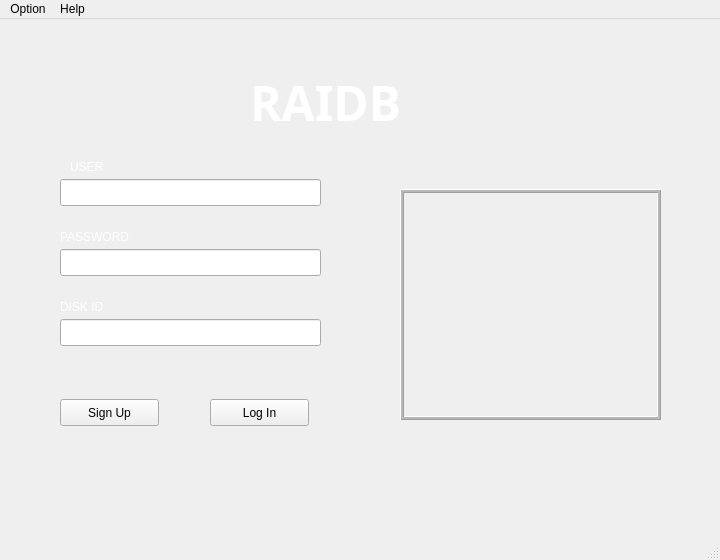
<?xml version="1.0" encoding="UTF-8"?>
<ui version="4.0">
 <class>ClientMain</class>
 <widget class="QMainWindow" name="ClientMain">
  <property name="geometry">
   <rect>
    <x>0</x>
    <y>0</y>
    <width>720</width>
    <height>560</height>
   </rect>
  </property>
  <property name="windowTitle">
   <string>ClientMain</string>
  </property>
  <widget class="QWidget" name="centralWidget">
   <widget class="QLabel" name="titleLabel">
    <property name="geometry">
     <rect>
      <x>250</x>
      <y>50</y>
      <width>201</width>
      <height>61</height>
     </rect>
    </property>
    <property name="font">
     <font>
      <family>Purisa</family>
      <pointsize>36</pointsize>
      <weight>75</weight>
      <bold>true</bold>
     </font>
    </property>
    <property name="text">
     <string>&lt;html&gt;&lt;head/&gt;&lt;body&gt;&lt;p&gt;&lt;span style=&quot; color:#ffffff;&quot;&gt;RAIDB&lt;/span&gt;&lt;/p&gt;&lt;/body&gt;&lt;/html&gt;</string>
    </property>
   </widget>
   <widget class="QLineEdit" name="userLineEdit">
    <property name="geometry">
     <rect>
      <x>60</x>
      <y>160</y>
      <width>261</width>
      <height>27</height>
     </rect>
    </property>
   </widget>
   <widget class="QLineEdit" name="passwordlineEdit">
    <property name="geometry">
     <rect>
      <x>60</x>
      <y>230</y>
      <width>261</width>
      <height>27</height>
     </rect>
    </property>
    <property name="echoMode">
     <enum>QLineEdit::Password</enum>
    </property>
   </widget>
   <widget class="QLineEdit" name="diskIdLineEdit">
    <property name="geometry">
     <rect>
      <x>60</x>
      <y>300</y>
      <width>261</width>
      <height>27</height>
     </rect>
    </property>
   </widget>
   <widget class="QLabel" name="userLabel">
    <property name="geometry">
     <rect>
      <x>70</x>
      <y>140</y>
      <width>67</width>
      <height>17</height>
     </rect>
    </property>
    <property name="text">
     <string>&lt;html&gt;&lt;head/&gt;&lt;body&gt;&lt;p&gt;&lt;span style=&quot; color:#ffffff;&quot;&gt;USER&lt;/span&gt;&lt;/p&gt;&lt;/body&gt;&lt;/html&gt;</string>
    </property>
   </widget>
   <widget class="QLabel" name="passwordLabel">
    <property name="geometry">
     <rect>
      <x>60</x>
      <y>210</y>
      <width>91</width>
      <height>17</height>
     </rect>
    </property>
    <property name="text">
     <string>&lt;html&gt;&lt;head/&gt;&lt;body&gt;&lt;p&gt;&lt;span style=&quot; color:#ffffff;&quot;&gt;PASSWORD&lt;/span&gt;&lt;/p&gt;&lt;/body&gt;&lt;/html&gt;</string>
    </property>
   </widget>
   <widget class="QLabel" name="diskIdLabel">
    <property name="geometry">
     <rect>
      <x>60</x>
      <y>280</y>
      <width>67</width>
      <height>17</height>
     </rect>
    </property>
    <property name="text">
     <string>&lt;html&gt;&lt;head/&gt;&lt;body&gt;&lt;p&gt;&lt;span style=&quot; color:#ffffff;&quot;&gt;DISK ID&lt;/span&gt;&lt;/p&gt;&lt;/body&gt;&lt;/html&gt;</string>
    </property>
   </widget>
   <widget class="QPushButton" name="signInButton">
    <property name="geometry">
     <rect>
      <x>60</x>
      <y>380</y>
      <width>99</width>
      <height>27</height>
     </rect>
    </property>
    <property name="text">
     <string>Sign Up</string>
    </property>
   </widget>
   <widget class="QPushButton" name="logInButton">
    <property name="geometry">
     <rect>
      <x>210</x>
      <y>380</y>
      <width>99</width>
      <height>27</height>
     </rect>
    </property>
    <property name="text">
     <string>Log In</string>
    </property>
   </widget>
   <widget class="QLabel" name="imageLabel">
    <property name="geometry">
     <rect>
      <x>400</x>
      <y>170</y>
      <width>261</width>
      <height>231</height>
     </rect>
    </property>
    <property name="frameShape">
     <enum>QFrame::Box</enum>
    </property>
    <property name="frameShadow">
     <enum>QFrame::Raised</enum>
    </property>
    <property name="lineWidth">
     <number>1</number>
    </property>
    <property name="midLineWidth">
     <number>2</number>
    </property>
    <property name="text">
     <string/>
    </property>
    <property name="pixmap">
     <pixmap resource="Resources.qrc">:/logoTEC_gd.png</pixmap>
    </property>
    <property name="scaledContents">
     <bool>true</bool>
    </property>
    <property name="wordWrap">
     <bool>false</bool>
    </property>
    <property name="margin">
     <number>0</number>
    </property>
   </widget>
   <widget class="QLabel" name="label">
    <property name="geometry">
     <rect>
      <x>0</x>
      <y>0</y>
      <width>720</width>
      <height>560</height>
     </rect>
    </property>
    <property name="text">
     <string/>
    </property>
    <property name="textFormat">
     <enum>Qt::RichText</enum>
    </property>
    <property name="scaledContents">
     <bool>false</bool>
    </property>
   </widget>
   <zorder>label</zorder>
   <zorder>titleLabel</zorder>
   <zorder>userLineEdit</zorder>
   <zorder>passwordlineEdit</zorder>
   <zorder>diskIdLineEdit</zorder>
   <zorder>userLabel</zorder>
   <zorder>passwordLabel</zorder>
   <zorder>diskIdLabel</zorder>
   <zorder>signInButton</zorder>
   <zorder>logInButton</zorder>
   <zorder>imageLabel</zorder>
  </widget>
  <widget class="QMenuBar" name="menuBar">
   <property name="geometry">
    <rect>
     <x>0</x>
     <y>0</y>
     <width>720</width>
     <height>25</height>
    </rect>
   </property>
   <widget class="QMenu" name="menuOption">
    <property name="title">
     <string>Option</string>
    </property>
    <addaction name="actionConnect_to_Server"/>
    <addaction name="actionExit"/>
   </widget>
   <widget class="QMenu" name="menuHelp">
    <property name="title">
     <string>Help</string>
    </property>
    <addaction name="actionAbout"/>
   </widget>
   <addaction name="menuOption"/>
   <addaction name="menuHelp"/>
  </widget>
  <widget class="QStatusBar" name="statusBar"/>
  <action name="actionConnect_to_Server">
   <property name="text">
    <string>Connect to Server</string>
   </property>
  </action>
  <action name="actionExit">
   <property name="text">
    <string>Exit</string>
   </property>
  </action>
  <action name="actionAbout">
   <property name="text">
    <string>About</string>
   </property>
  </action>
 </widget>
 <layoutdefault spacing="6" margin="11"/>
 <resources>
  <include location="Resources.qrc"/>
 </resources>
 <connections/>
</ui>
